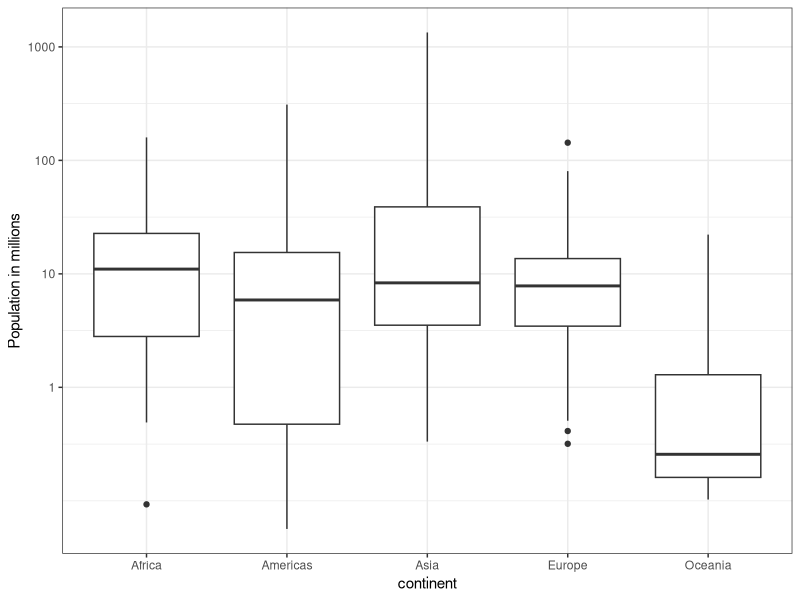

Write R code to recreate this figure.
## ---- chunk 1
library(dslabs)
data(heights)
male <- heights$height[heights$sex=="Male"]
female <- heights$height[heights$sex=="Female"]
## ---- chunk 2
library(tidyverse)
library(dslabs)
ds_theme_set()
data(gapminder)
tab <- gapminder %>% filter(year == 2010) %>% group_by(continent) %>% select(continent, population)  
tab %>% ggplot(aes(x=continent, y=population/10^6)) + geom_boxplot() + scale_y_continuous(trans = "log10", breaks = c(1,10,100,1000)) + ylab("Population in millions")
